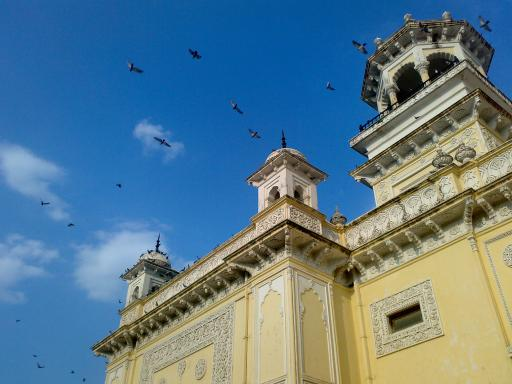
#> input picture data/standard/home.jpg, 512 x 384 px
$ python restoration.py   (older library calls are emulated)
#> lines starting #> are read from the running program, lines starting #| are printed output that depends on the picture; after the words box and inside, x2 and y2 are one past the last pixel; in counts of white or black regions, pixels touching at a corner belong together
"""实验六：数字图像复原。

内容：
1. 对图像施加高斯模糊和运动模糊
2. 采用维纳滤波进行图像复原（含逆滤波对比）

运行：
    python restoration.py [图像路径]
输出：
    ../images/output/ 下的模糊与复原结果，以及 PSNR 对比
"""
from __future__ import annotations


import glob
import os
import sys

import cv2
import numpy as np

OUTPUT_DIR = os.environ.get("DIP_OUTPUT_DIR") or os.path.join(os.path.dirname(os.path.abspath(__file__)), "..", "images", "output")
IMAGE_DIR = os.path.join(os.path.dirname(os.path.abspath(__file__)), "..", "images")
STANDARD_DIR = os.path.join(os.path.dirname(os.path.abspath(__file__)), "..", "..", "..", "data", "standard")
PREFERRED_IMAGE = "home.jpg"


def ensure_output_dir() -> None:
    os.makedirs(OUTPUT_DIR, exist_ok=True)


def make_demo_image() -> np.ndarray:
    img = np.full((400, 400), 130, dtype=np.uint8)
    cv2.rectangle(img, (50, 50), (350, 350), 200, 2)
    cv2.circle(img, (200, 200), 90, 60, -1)
    cv2.line(img, (50, 300), (350, 300), 250, 3)
    cv2.putText(img, "RESTORE", (95, 205), cv2.FONT_HERSHEY_SIMPLEX, 0.9, 240, 2)
    return img


def _scan(directory: str) -> list[str]:
    """扫描目录下所有图像（排除 output 目录），匹配大小写扩展名。"""
    found: list[str] = []
    for ext in ("*.jpg", "*.jpeg", "*.png", "*.bmp", "*.tif", "*.tiff"):
        for d in (directory,):
            found += [f for f in glob.glob(os.path.join(d, ext)) if "output" not in f]
            found += [f for f in glob.glob(os.path.join(d, ext.upper())) if "output" not in f]
    return sorted(set(found))


def load_image(path: str | None = None) -> np.ndarray:
    """按 data/standard -> 本实验 images/ -> 合成图 的优先级读取输入。"""
    if path:
        img = cv2.imread(path, cv2.IMREAD_GRAYSCALE)
        if img is None:
            raise FileNotFoundError(f"无法读取图像：{path}")
        return img
    pref = os.path.join(STANDARD_DIR, PREFERRED_IMAGE)
    if os.path.exists(pref):
        img = cv2.imread(pref, cv2.IMREAD_GRAYSCALE)
#> img: shape (384, 512); min 0, max 255, mean 116.2
        if img is not None:
            print(f"使用本实验示例图：{PREFERRED_IMAGE}")
            return img
    for directory in (STANDARD_DIR, IMAGE_DIR):
        files = _scan(directory)
        if files:
            img = cv2.imread(files[0], cv2.IMREAD_GRAYSCALE)
            if img is not None:
                print(f"自动使用标准图：{os.path.basename(files[0])}")
                return img
    print("未找到标准图，使用内置合成示意图演示。")
    return make_demo_image()


def psnr(original: np.ndarray, processed: np.ndarray) -> float:
    mse = np.mean((original.astype(np.float32) - processed.astype(np.float32)) ** 2)
    if mse == 0:
        return float("inf")
    return 10 * np.log10(255.0 ** 2 / mse)


def gaussian_blur(img: np.ndarray, ksize: int = 15, sigma: float = 3.0) -> tuple[np.ndarray, np.ndarray]:
    """高斯模糊，同时返回对应的点扩散函数 PSF（归一化）。"""
#> called with ksize = 15, sigma = 3
    psf = np.zeros((ksize, ksize), dtype=np.float32)
    psf[ksize // 2, ksize // 2] = 1.0
    psf = cv2.GaussianBlur(psf, (ksize, ksize), sigma)
    blurred = cv2.filter2D(img.astype(np.float32), cv2.CV_32F, psf)
    return np.clip(blurred, 0, 255).astype(np.uint8), psf


def motion_blur(img: np.ndarray, length: int = 20, angle: float = 0.0) -> tuple[np.ndarray, np.ndarray]:
    """运动模糊，返回模糊图与 PSF（线状核）。"""
    psf = np.zeros((length, length), dtype=np.float32)
    center = length // 2
    rad = np.deg2rad(angle)
    for i in range(length):
        offset = i - center
        y = int(center + offset * np.sin(rad))
        x = int(center + offset * np.cos(rad))
        if 0 <= y < length and 0 <= x < length:
            psf[y, x] = 1.0
    psf /= psf.sum()
    blurred = cv2.filter2D(img.astype(np.float32), cv2.CV_32F, psf)
    return np.clip(blurred, 0, 255).astype(np.uint8), psf


def pad_psf(psf: np.ndarray, shape: tuple[int, int]) -> np.ndarray:
    """把 PSF 补零到图像尺寸，并循环移位使中心位于 (0,0)，便于频域相乘。"""
#> called with psf = array of shape (15, 15), shape = (400, 400)
    h, w = shape
    padded = np.zeros((h, w), dtype=np.float32)
    ph, pw = psf.shape
#> ph = 15; pw = 15
    padded[:ph, :pw] = psf
    return np.fft.ifftshift(padded)


def inverse_filter(blurred: np.ndarray, psf: np.ndarray, eps: float = 1e-3) -> np.ndarray:
    """逆滤波：F = G / H，对 H 接近 0 处做截断以抑制爆炸。"""
    h = np.fft.fft2(pad_psf(psf, blurred.shape))
    g = np.fft.fft2(blurred.astype(np.float32))
    h_safe = np.where(np.abs(h) < eps, eps, h)
    restored = np.fft.ifft2(g / h_safe)
    return np.clip(np.abs(restored), 0, 255).astype(np.uint8)


def wiener_filter(blurred: np.ndarray, psf: np.ndarray, k: float = 0.01) -> np.ndarray:
    """维纳滤波：F = [H* / (|H|^2 + K)] * G，K 为噪声对信号功率比的估计。"""
#> called with psf = array of shape (15, 15), k = 0.01
    h = np.fft.fft2(pad_psf(psf, blurred.shape))
    g = np.fft.fft2(blurred.astype(np.float32))
    h_conj = np.conj(h)
    restored = np.fft.ifft2(h_conj / (np.abs(h) ** 2 + k) * g)
    return np.clip(np.abs(restored), 0, 255).astype(np.uint8)


def add_label(img: np.ndarray, text: str) -> np.ndarray:
#> called with text = 'source'
    bgr = cv2.cvtColor(img, cv2.COLOR_GRAY2BGR) if img.ndim == 2 else img.copy()
    return cv2.putText(bgr, text, (8, 22), cv2.FONT_HERSHEY_SIMPLEX, 0.5, (0, 255, 255), 2)
#> returned value: shape (400, 400, 3)


def process(src: np.ndarray, tag: str, psf: np.ndarray, blurred: np.ndarray, k: float, lines: list[str]) -> None:
    cv2.imwrite(os.path.join(OUTPUT_DIR, f"01_blurred_{tag}.png"), blurred)
    inv = inverse_filter(blurred, psf)
    wie = wiener_filter(blurred, psf, k)
    cv2.imwrite(os.path.join(OUTPUT_DIR, f"02_inverse_{tag}.png"), inv)
    cv2.imwrite(os.path.join(OUTPUT_DIR, f"03_wiener_{tag}_k{str(k).replace('.', 'p')}.png"), wie)

    cv2.imwrite(os.path.join(OUTPUT_DIR, f"compare_{tag}.png"),
                np.hstack([add_label(src, "source"), add_label(blurred, "blurred"),
                           add_label(inv, "inverse"), add_label(wie, f"wiener k={k}")]))
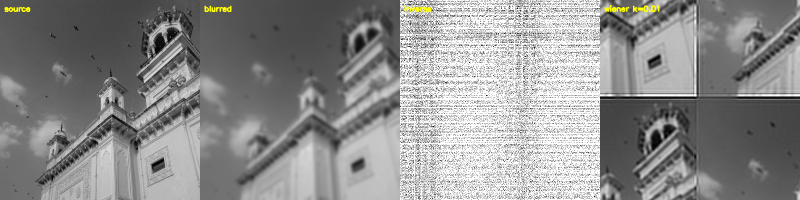
#> saved as compare_gaussian.png: shape (400, 1600, 3) (shown at 1/2 size); mean B, G, R 140.7, 141.4, 141.4

    lines.append(f"[{tag}] 模糊 PSNR = {psnr(src, blurred):.2f} dB")
#> in psnr, `mse = np.mean((original.astype(np.float32) - processed.astype(np.float..`: mse = 230.9
    lines.append(f"  - 逆滤波复原 PSNR = {psnr(src, inv):.2f} dB")
    lines.append(f"  - 维纳滤波(K={k})复原 PSNR = {psnr(src, wie):.2f} dB")

    # 不同 K 值对比
    k_tiles = []
    for kk in (0.001, 0.01, 0.1):
        out = wiener_filter(blurred, psf, kk)
        cv2.imwrite(os.path.join(OUTPUT_DIR, f"03_wiener_{tag}_k{str(kk).replace('.', 'p')}.png"), out)
        k_tiles.append(add_label(out, f"K={kk}"))
        lines.append(f"  - 维纳滤波(K={kk})复原 PSNR = {psnr(src, out):.2f} dB")
#> this loop made 3 passes
#> mse in psnr on passes 1 to 3: 5084.3, 4728.9, 4310.1
#> pass 1, in process, `out = wiener_filter(blurred, psf, kk)`:
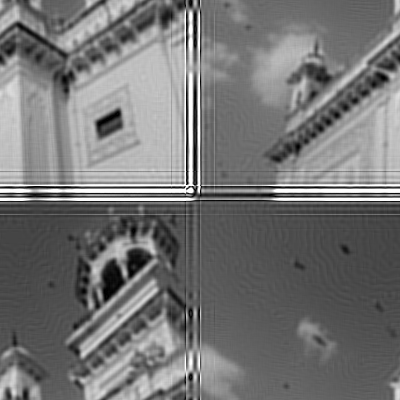
#> out: shape (400, 400); min 0, max 255, mean 116.5
#> after the loop, k_tiles = 3 items; lines = ['[gaussian] 模糊 PSNR = 24.50 dB', '  - 逆滤波复原 PSNR = 5.92 dB', '  - 维纳滤波(K=0.01)复原 PSNR = 11.38 dB', '  - 维纳滤波(K=0.001)复原 PSNR = 11.07 dB', '  - 维纳滤波(K=0.01)复原 PSNR = 11.38 dB', '  - 维纳滤波(K=0.1)复原 PSNR = 11.79 dB']
    cv2.imwrite(os.path.join(OUTPUT_DIR, f"wiener_k_compare_{tag}.png"), np.hstack(k_tiles))


def main() -> None:
    ensure_output_dir()
    src_path = sys.argv[1] if len(sys.argv) > 1 else None
    src = load_image(src_path)
    src = cv2.resize(src, (400, 400))
    cv2.imwrite(os.path.join(OUTPUT_DIR, "00_source.png"), src)

    lines: list[str] = []

    # 1. 高斯模糊复原
    g_blur, g_psf = gaussian_blur(src, ksize=15, sigma=3.0)
    process(src, "gaussian", g_psf, g_blur, 0.01, lines)

    # 2. 运动模糊复原
    m_blur, m_psf = motion_blur(src, length=20, angle=0.0)
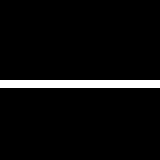
#> m_psf: shape (20, 20) float32 (shown 8 times larger); values 0 (black) and 0.05 (white), 5% white in thin lines or dots, all inside (x1, y1, x2, y2) = (0, 10, 20, 11)
    process(src, "motion", m_psf, m_blur, 0.01, lines)
#> call 2 of process, with tag = 'motion', k = 0.01
#> in pad_psf (call 6), `return np.fft.ifftshift(padded)`: returned value: shape (400, 400) float32; values 0 (black) and 0.05 (white), 0.01% white in thin lines or dots, all inside (x1, y1, x2, y2) = (200, 210, 220, 211)
#> in process (call 2), `cv2.imwrite(os.path.join(OUTPUT_DIR, f"compare_{tag}.png"), np.hstack(..`:
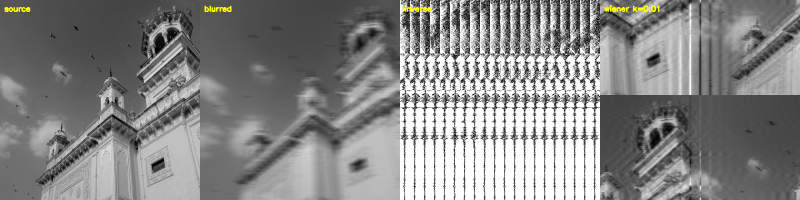
#> saved as compare_motion.png: shape (400, 1600, 3) (shown at 1/2 size); mean B, G, R 133.5, 134.2, 134.2
#> the loop in process (call 2), `for kk in (0.001, 0.01, 0.1):` made 3 passes
#> mse in psnr on passes 1 to 3: 4854.5, 4591.6, 4231
#> pass 1, in process (call 2), `out = wiener_filter(blurred, psf, kk)`:
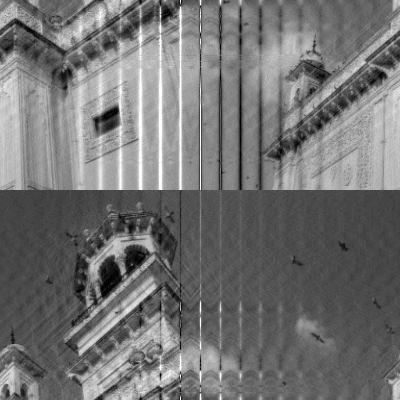
#> out: shape (400, 400); min 0, max 255, mean 115.2
#> after the loop in process (call 2), `for kk in (0.001, 0.01, 0.1):`: lines = 12 items
#> in process (call 2), `cv2.imwrite(os.path.join(OUTPUT_DIR, f"wiener_k_compare_{tag}.png"), n..`:
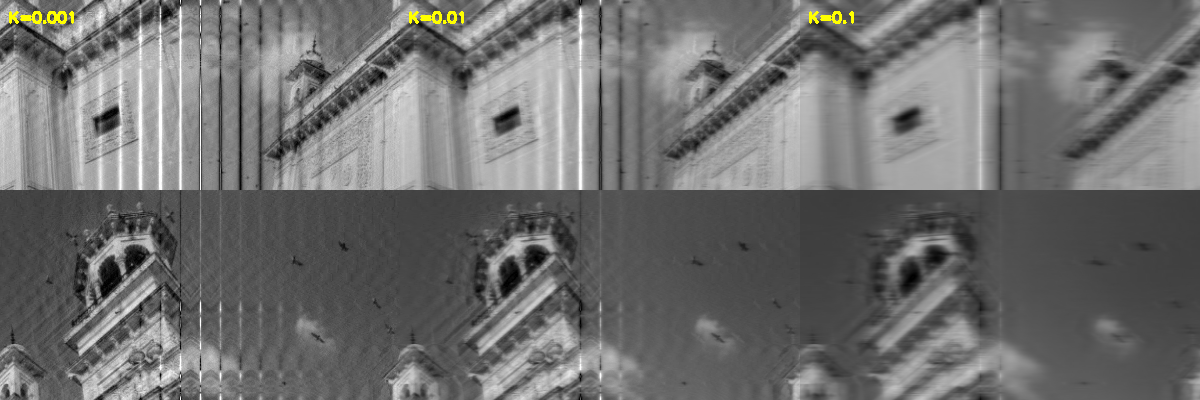
#> saved as wiener_k_compare_motion.png: shape (400, 1200, 3); mean B, G, R 111, 111.6, 111.6

    # 3. 模糊 + 噪声，考察维纳滤波的抗噪性
    noisy_blur = np.clip(g_blur.astype(np.float32) + np.random.normal(0, 5, g_blur.shape), 0, 255).astype(np.uint8)
    cv2.imwrite(os.path.join(OUTPUT_DIR, "01_blurred_gaussian_noisy.png"), noisy_blur)
    inv_n = inverse_filter(noisy_blur, g_psf)
#> call 3 of inverse_filter, with psf = array of shape (15, 15), eps = 0.001
#> in inverse_filter (call 3), `return np.clip(np.abs(restored), 0, 255).astype(np.uint8)`:
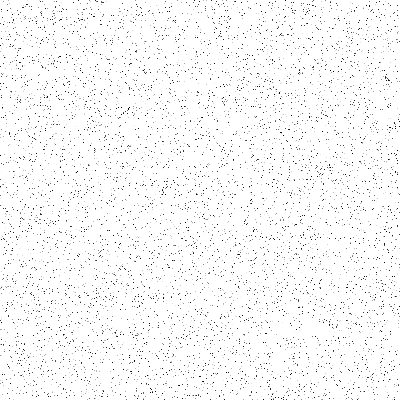
#> returned value: shape (400, 400); min 0, max 255, mean 248.4
    wie_n = wiener_filter(noisy_blur, g_psf, 0.05)
    cv2.imwrite(os.path.join(OUTPUT_DIR, "02_inverse_gaussian_noisy.png"), inv_n)
    cv2.imwrite(os.path.join(OUTPUT_DIR, "03_wiener_gaussian_noisy.png"), wie_n)
    cv2.imwrite(os.path.join(OUTPUT_DIR, "compare_gaussian_noisy.png"),
                np.hstack([add_label(src, "source"), add_label(noisy_blur, "blur+noise"),
                           add_label(inv_n, "inverse"), add_label(wie_n, "wiener k=0.05")]))
    lines.append("[gaussian+noise] 逆滤波在有噪时明显退化，维纳滤波更稳健")
    lines.append(f"  - 逆滤波 PSNR = {psnr(src, inv_n):.2f} dB")
    lines.append(f"  - 维纳滤波 PSNR = {psnr(src, wie_n):.2f} dB")

    with open(os.path.join(OUTPUT_DIR, "psnr_report.txt"), "w", encoding="utf-8") as f:
        f.write("\n".join(lines))

    print(f"结果已输出到：{os.path.abspath(OUTPUT_DIR)}")
#| 结果已输出到：experiments/exp6-restoration/images/output
    print("\n".join(lines))
#> (printed output is left out)


if __name__ == "__main__":
    main()
